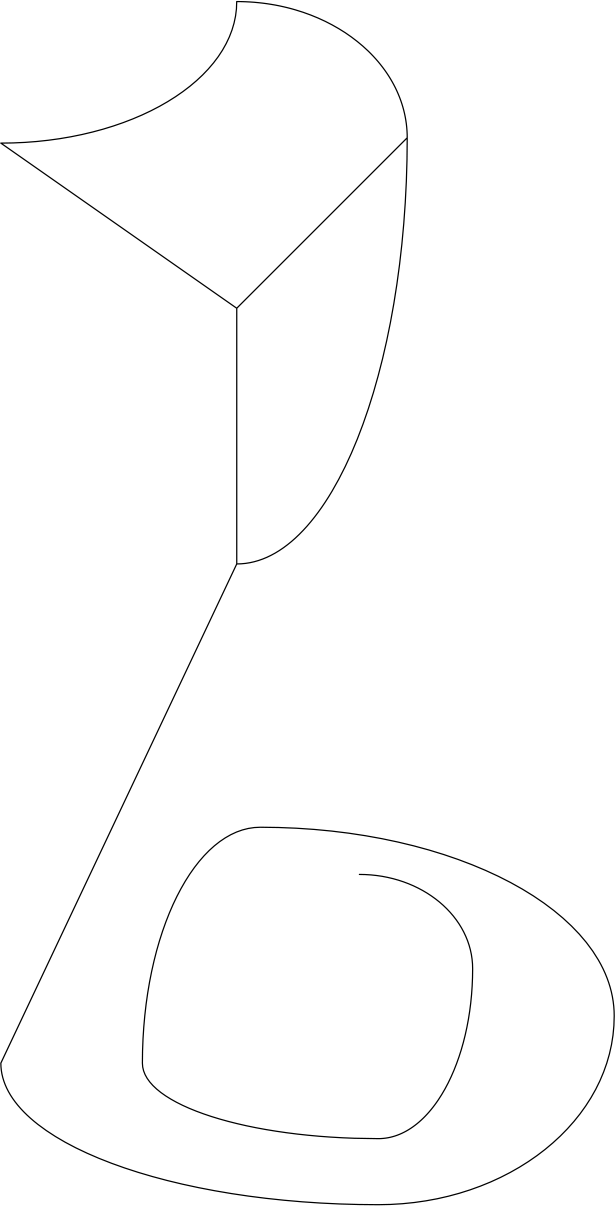
#> input picture images/test_draw_2.png, 3075 x 6031 px (shown at 1/5 size)
$ python image_processing_new.py
#> lines starting #> are read from the running program, lines starting #| are printed output that depends on the picture; after the words box and inside, x2 and y2 are one past the last pixel; in counts of white or black regions, pixels touching at a corner belong together
import cv2
import matplotlib.pyplot as plt
import numpy as np

# [4 lines left out: function find_nearest, not called in this run]

def longest(list1):
    longest_list = max(len(elem) for elem in list1)
    return longest_list

class processing(object):
    def __init__(self, file_name = 'images/test_draw_2.png'):
#> called with file_name = 'images/test_draw_2.png'
        try:
            self.image = cv2.imread(file_name)
#> self.image is the input picture: shape (6031, 3075, 3); min 0, max 255, mean 253.1
        except:
            print(ValueError + 'CANNOT READ IMAGE FILE\n')

    def sampling(self, x, y):
        return x[::400], y[::400]

    # [46 lines left out: functions image2plot, another, not called in this run]

    def contours_detector(self):
        self.image = cv2.cvtColor(self.image, cv2.COLOR_BGR2GRAY)
#> self.image: shape (6031, 3075)
        _, self.image = cv2.threshold(self.image, 110, 255, cv2.THRESH_BINARY)
#> self.image: shape (6031, 3075); 99.3% white; 1 black region, box (x1, y1, x2, y2) and area: (1, 5, 3074, 6026) 136681
        plt.imshow(self.image, aspect="auto", cmap="gray")
        edged = cv2.Canny(self.image, 70, 250)
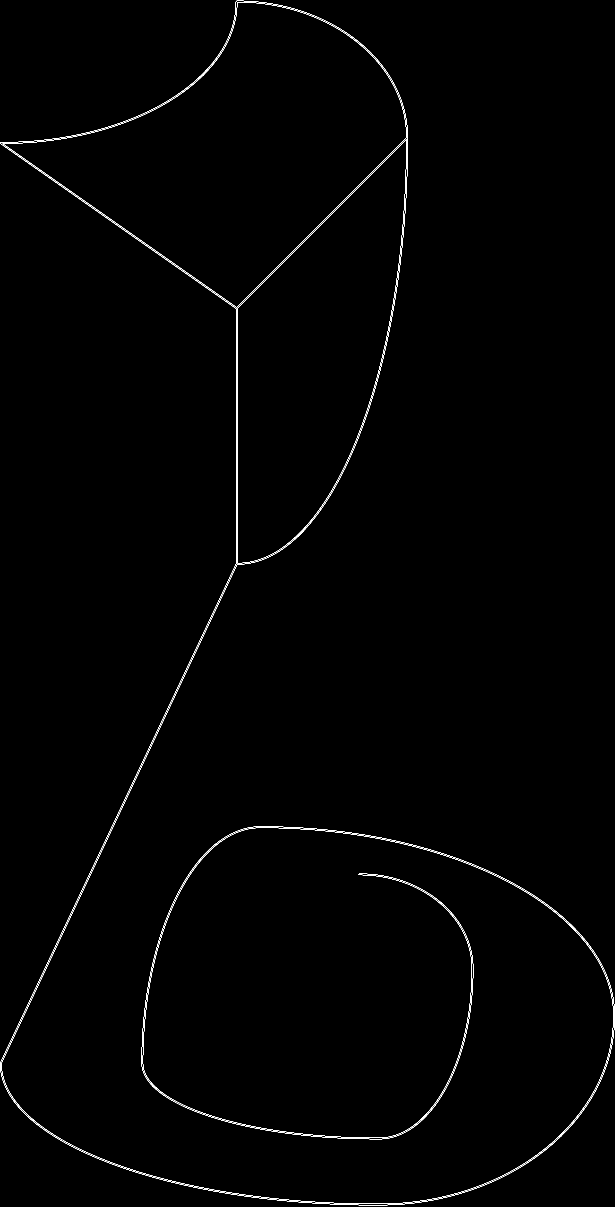
#> edged: shape (6031, 3075) (shown at 1/5 size); 0.25% white in thin lines or dots

        a = plt.contour(edged, levels=[1])
        print(len(a.allsegs[0]))
#| 7

        contours = a.allsegs[0]
#> contours = 7 point arrays, longest 43293 points

        # [7 lines of commented-out code are left out]


        plt.close()
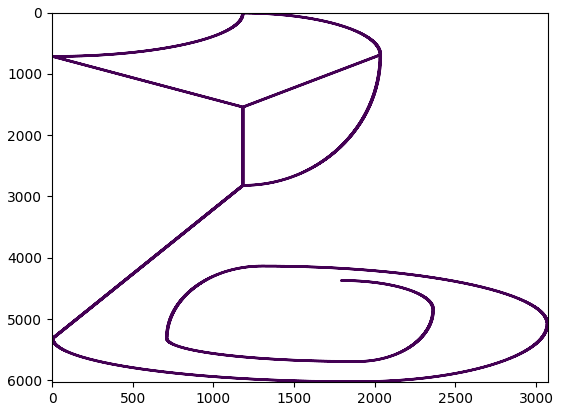
#> figure drawn by matplotlib, 1 panel
#> (the run stopped early here; a loop or call above may not have finished)

$ run again, with images/test_draw_1.png copied over images/test_draw_2.png
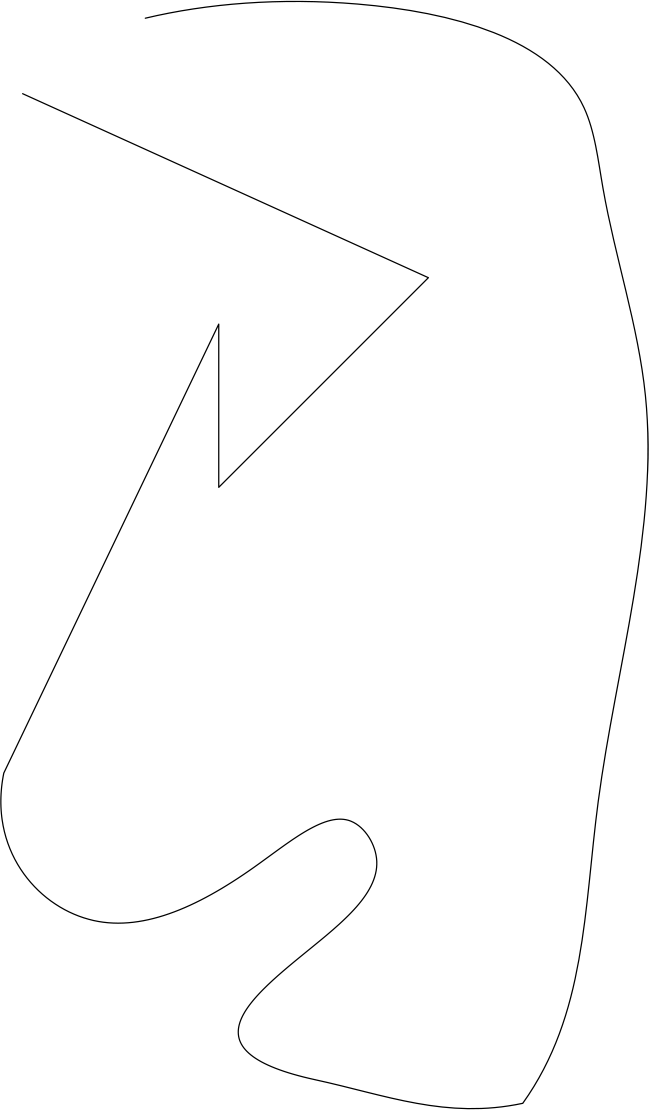
#> input picture images/test_draw_1.png, 3244 x 5550 px (shown at 1/5 size)
#> in __init__, self.image is the input picture: shape (5550, 3244, 3); min 0, max 255, mean 253.2
#> in contours_detector, `edged = cv2.Canny(self.image, 70, 250)`:
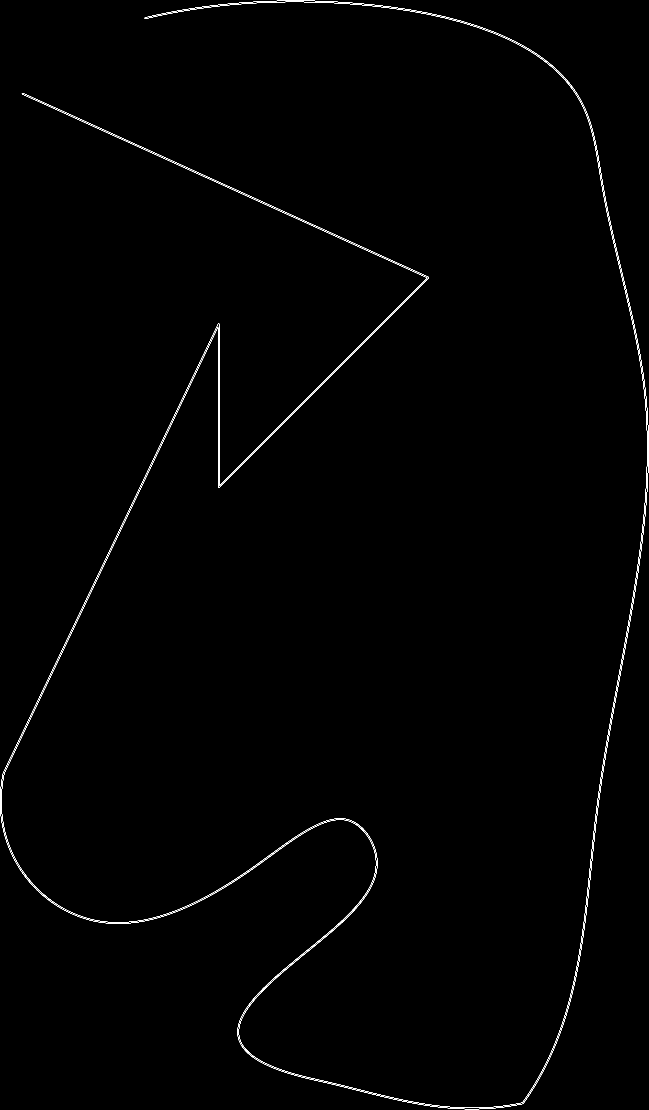
#> edged: shape (5550, 3244) (shown at 1/5 size); 0.22% white in thin lines or dots
#| 2
#> contours = 2 point arrays, longest 76830 points
#> in contours_detector, `plt.close()`:
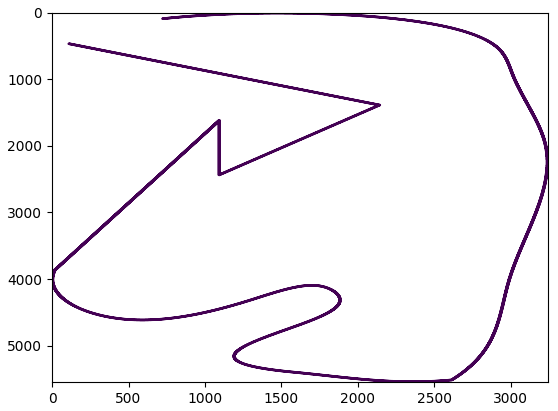
#> figure drawn by matplotlib, 1 panel

$ run again, with images/test_draw_3.png copied over images/test_draw_2.png
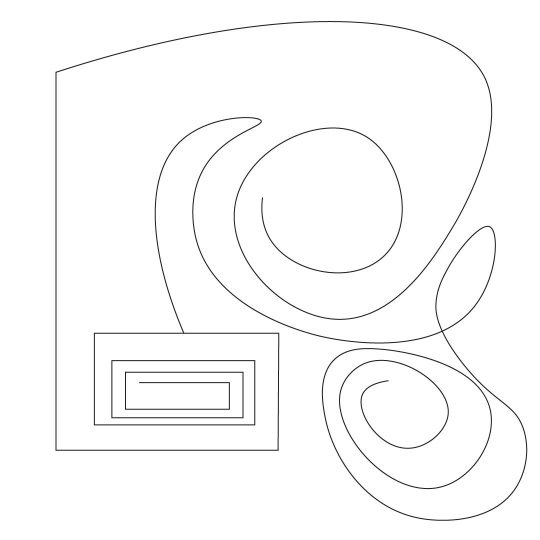
#> input picture images/test_draw_3.png, 1080 x 1080 px (shown at 1/2 size)
#> in __init__, self.image is the input picture: shape (1080, 1080, 3); min 1, max 255, mean 250.4
#> in contours_detector, `edged = cv2.Canny(self.image, 70, 250)`:
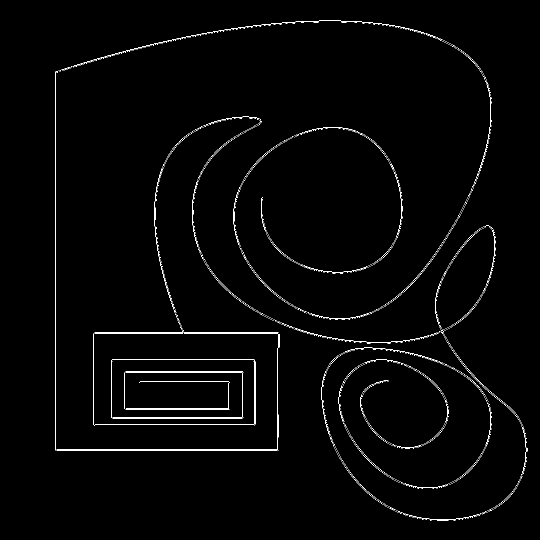
#> edged: shape (1080, 1080) (shown at 1/2 size); 1.3% white in thin lines or dots, all inside (x1, y1, x2, y2) = (110, 41, 1055, 1042)
#| 2498
#> contours = 2498 point arrays, longest 1731 points
#> in contours_detector, `plt.close()`:
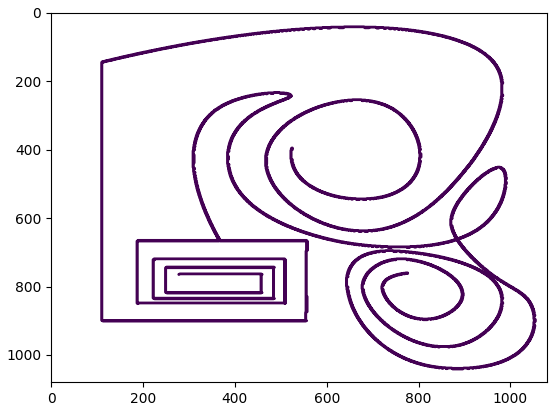
#> figure drawn by matplotlib, 1 panel
